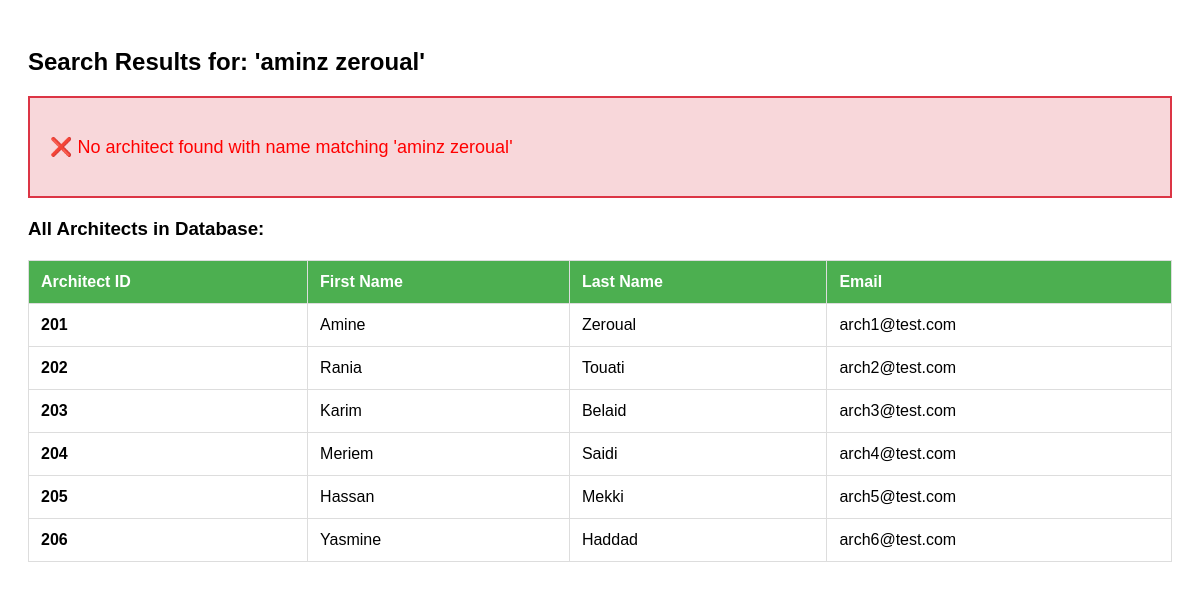
Page /check-architect.php on the earlier database version.
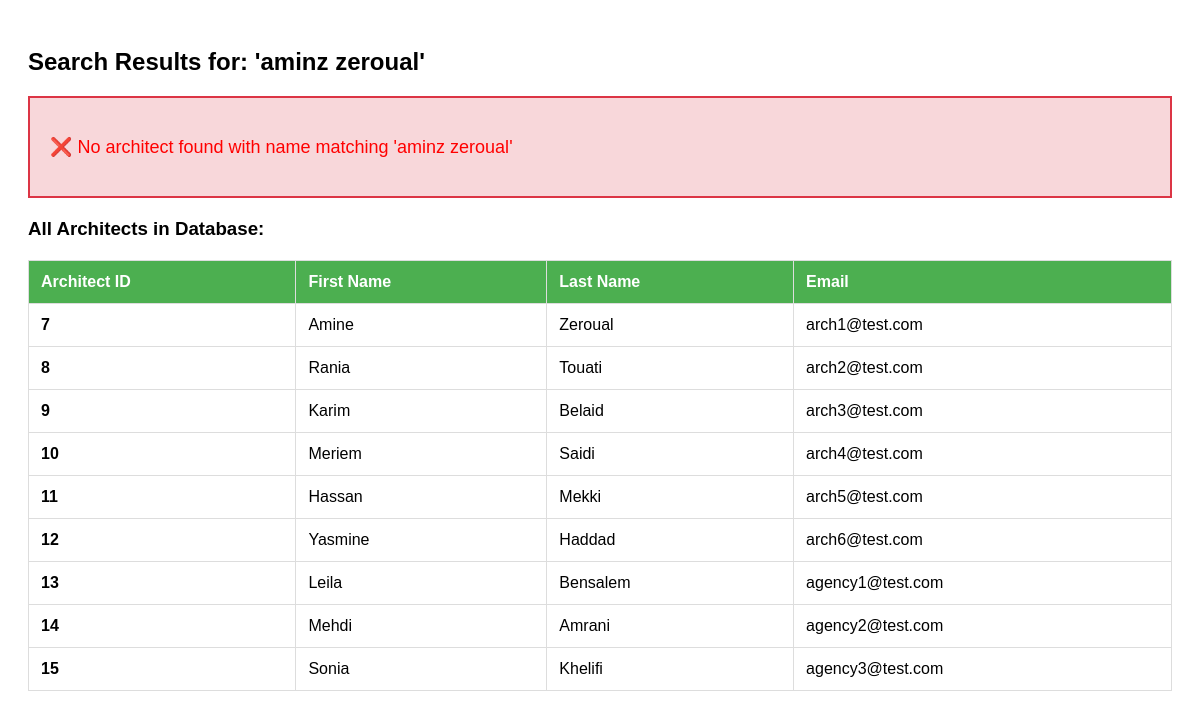
Same page on the later database version.
### tables this page shows
CREATE TABLE `architects` (
  `id` int(10) UNSIGNED NOT NULL,
  `first_name` varchar(100) NOT NULL,
  `last_name` varchar(100) NOT NULL,
  `date_of_birth` date DEFAULT NULL,
  `gender` enum('male','female') DEFAULT NULL,
  `city` varchar(100) DEFAULT NULL,
  `address` text DEFAULT NULL,
  `bio` text DEFAULT NULL,
  `years_of_experience` int(11) DEFAULT NULL,
  `portfolio_url` varchar(255) DEFAULT NULL,
  `linkedin_url` varchar(255) DEFAULT NULL,
  `primary_expertise` varchar(255) DEFAULT NULL,
  `statement` enum('graduate architect','intern') DEFAULT NULL,
  `software_proficiency` varchar(255) DEFAULT NULL,
  `projects_worked_on` set('residential','commercial','institutional','urban','cultural') DEFAULT NULL
);

CREATE TABLE `users` (
  `id` int(10) UNSIGNED NOT NULL,
  `email` varchar(255) NOT NULL,
  `password_hash` varchar(255) NOT NULL,
  `user_type` enum('client','architect','agency') NOT NULL,
  `phone_number` varchar(20) DEFAULT NULL,
  `profile_image` varchar(255) DEFAULT NULL,
  `is_active` tinyint(1) DEFAULT 1,
  `created_at` timestamp NOT NULL DEFAULT current_timestamp(),
  `updated_at` timestamp NOT NULL DEFAULT current_timestamp() ON UPDATE current_timestamp(),
  `last_login` timestamp NULL DEFAULT NULL
);

### check-architect.php (the view, shortened to what this page needs)
<?php
try {
    $db = getDB();
    $searchName = 'aminz zeroual';
    $nameParts = explode(' ', $searchName);
    $query = "SELECT
                a.id as architect_id,
                a.first_name,
                a.last_name,
                a.city,
                a.address,
                a.bio,
                a.years_of_experience,
                a.primary_expertise,
                u.email,
                u.phone_number,
                u.profile_image,
                u.id as user_id
              FROM architects a
              INNER JOIN users u ON a.id = u.id
              WHERE (LOWER(a.first_name) LIKE LOWER(:first) AND LOWER(a.last_name) LIKE LOWER(:last))
                 OR (LOWER(CONCAT(a.first_name, ' ', a.last_name)) LIKE LOWER(:full))
              LIMIT 10";
    $stmt = $db->prepare($query);
    $first = isset($nameParts[0]) ? '%' . $nameParts[0] . '%' : '%';
    $last = isset($nameParts[1]) ? '%' . $nameParts[1] . '%' : '%';
    $full = '%' . $searchName . '%';
    $stmt->execute([
        ':first' => $first,
        ':last' => $last,
        ':full' => $full
    ]);
    $architects = $stmt->fetchAll(PDO::FETCH_ASSOC);
    echo "<!DOCTYPE html><html><head><title>Architect Search</title><style>body{font-family:Arial;padding:20px;}table{border-collapse:collapse;width:100%;margin:20px 0;}th,td{border:1px solid #ddd;padding:12px;text-align:left;}th{background-color:#4CAF50;color:white;}.found{background:#d4edda;padding:20px;margin:20px 0;border:2px solid #28a745;}.notfound{background:#f8d7da;padding:20px;margin:20px 0;border:2px solid #dc3545;}</style></head><body>";
    echo "<h2>Search Results for: '$searchName'</h2>";
    if (empty($architects)) {
        echo "<div class='notfound'><p style='color: red; font-size:18px;'>❌ No architect found with name matching '$searchName'</p></div>";
        echo "<h3>All Architects in Database:</h3>";
        $allQuery = "SELECT a.id, a.first_name, a.last_name, u.email
                     FROM architects a
                     INNER JOIN users u ON a.id = u.id
                     ORDER BY a.id
                     LIMIT 50";
        $allStmt = $db->prepare($allQuery);
        $allStmt->execute();
        $allArchitects = $allStmt->fetchAll(PDO::FETCH_ASSOC);
        echo "<table>";
        echo "<tr><th>Architect ID</th><th>First Name</th><th>Last Name</th><th>Email</th></tr>";
        foreach ($allArchitects as $arch) {
            echo "<tr>";
            echo "<td><strong>" . htmlspecialchars($arch['id']) . "</strong></td>";
            echo "<td>" . htmlspecialchars($arch['first_name'] ?? '') . "</td>";
            echo "<td>" . htmlspecialchars($arch['last_name'] ?? '') . "</td>";
            echo "<td>" . htmlspecialchars($arch['email'] ?? '') . "</td>";
            echo "</tr>";
        }
        echo "</table>";
    }
    echo "</body></html>";
} catch (Exception $e) {
    echo "<!DOCTYPE html><html><head><title>Error</title></head><body>";
    echo "<div class='notfound'>";
    echo "<h2>❌ Error</h2>";
    echo "<p style='color: red;'>" . htmlspecialchars($e->getMessage()) . "</p>";
    echo "<p>Error Code: " . $e->getCode() . "</p>";
    echo "<p>File: " . htmlspecialchars($e->getFile()) . "</p>";
    echo "<p>Line: " . $e->getLine() . "</p>";
    if (strpos($e->getMessage(), '2002') !== false) {
        echo "<p style='color: orange;'>⚠️ MySQL server is not running! Please start MySQL in XAMPP.</p>";
    }
    echo "</div></body></html>";
}
?>

### check-architect.php (style rules this page uses)
body { font-family:Arial;padding:20px; }
table { border-collapse:collapse;width:100%;margin:20px 0; }
th,td { border:1px solid #ddd;padding:12px;text-align:left; }
th { background-color:#4CAF50;color:white; }
.notfound { background:#f8d7da;padding:20px;margin:20px 0;border:2px solid #dc3545; }

Differences in the rows shown:
removed architects: id "201", first_name "Amine", last_name "Zeroual", id.email "arch1@test.com"
removed architects: id "202", first_name "Rania", last_name "Touati", id.email "arch2@test.com"
removed architects: id "203", first_name "Karim", last_name "Belaid", id.email "arch3@test.com"
removed architects: id "204", first_name "Meriem", last_name "Saidi", id.email "arch4@test.com"
removed architects: id "205", first_name "Hassan", last_name "Mekki", id.email "arch5@test.com"
removed architects: id "206", first_name "Yasmine", last_name "Haddad", id.email "arch6@test.com"
added architects: id "7", first_name "Amine", last_name "Zeroual", id.email "arch1@test.com"
added architects: id "8", first_name "Rania", last_name "Touati", id.email "arch2@test.com"
added architects: id "9", first_name "Karim", last_name "Belaid", id.email "arch3@test.com"
added architects: id "10", first_name "Meriem", last_name "Saidi", id.email "arch4@test.com"
added architects: id "11", first_name "Hassan", last_name "Mekki", id.email "arch5@test.com"
added architects: id "12", first_name "Yasmine", last_name "Haddad", id.email "arch6@test.com"
added architects: id "13", first_name "Leila", last_name "Bensalem", id.email "agency1@test.com"
added architects: id "14", first_name "Mehdi", last_name "Amrani", id.email "agency2@test.com"
added architects: id "15", first_name "Sonia", last_name "Khelifi", id.email "agency3@test.com"
